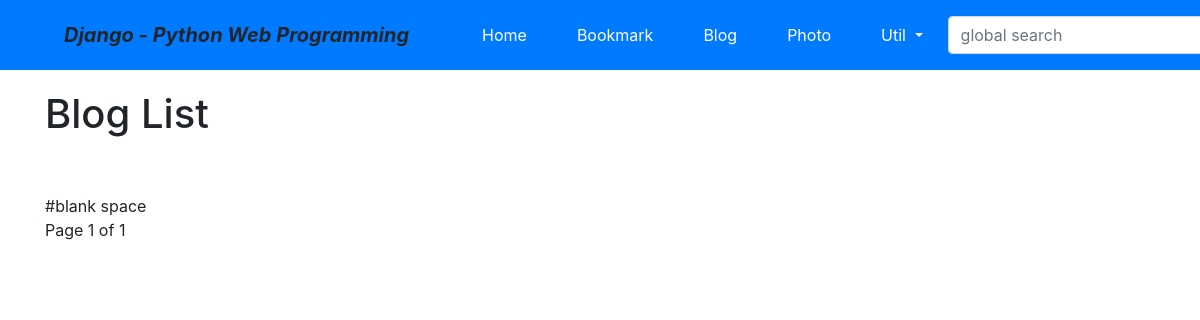
The page /blog/ on the database as committed earlier.
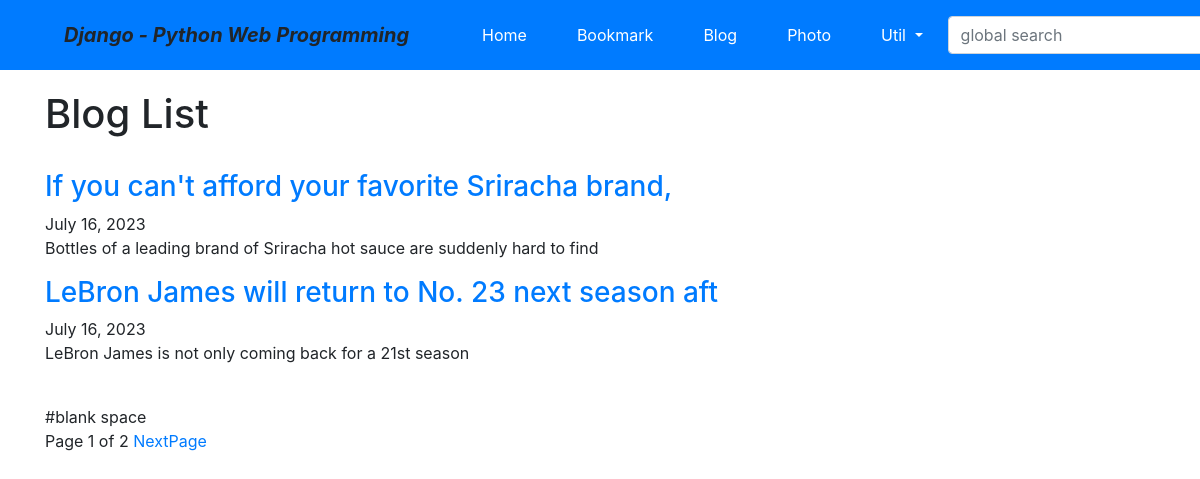
The same page on the database as committed later.
### blog/models.py (models this page shows, shortened)
class Post(models.Model):
    title = models.CharField(verbose_name='TITLE', max_length=50)
    slug = models.SlugField('SLUG', unique=True, allow_unicode=True, help_text='one word for title alias.')
    description = models.CharField('DESCRIPTION', max_length=100, blank=True, help_text='simple description text.')
    content = models.TextField('CONTENT')
    create_dt = models.DateTimeField('CREATE DATE', auto_now_add=True)
    modify_dt = models.DateTimeField('MODIFY DATE', auto_now=True)
    tags = TaggableManager(blank=True)
    class Meta:
        verbose_name = 'post'
        verbose_name_plural = 'posts'
        db_table = 'blog_posts'
        ordering = ('-modify_dt',)
    def get_absolute_url(self):
        return reverse('blog:post_detail', args=(self.slug,))

### blog/views.py (the view)
# urls.py: path('', views.PostLV.as_view(), name='index'),
class PostLV(ListView):
    model = Post
    template_name = 'blog/post_all.html'
    context_object_name = 'posts'
    paginate_by = 2

### blog/templates/blog/post_all.html (shortened to what this page needs)
{% extends "base.html" %}
{% block content %}
<h1>Blog List</h1>
<br>
{% for post in posts %}
    <h3><a href='{{ post.get_absolute_url }}'>{{ post.title }}</a></h3>
    {{ post.modify_dt|date:"N d, Y" }}
    <p>{{ post.description }}</p>
{% endfor %}
<br>   #blank space
<div>
    <span>
        Page {{ page_obj.number }} of {{ page_obj.paginator.num_pages }}
        {% if page_obj.has_next %}
            <a href="?page={{ page_obj.next_page_number }}">NextPage</a>
        {% endif %}
    </span>
</div>
{% endblock %}

### templates/base.html (shortened to what this page needs)
<!DOCTYPE html>
<html lang="ko">
<head>
    <link rel="stylesheet" href="https://stackpath.bootstrapcdn.com/bootstrap/4.3.1/css/bootstrap.min.css">
</head>
<body style="padding-top:90px;">
<nav class="navbar navbar-expand-lg navar-dark bg-primary fixed-top">
    <span class="navbar-brand mx-5 mb-0 font-weight-bold font-italic">Django - Python Web Programming</span>
    <div class="collapse navbar-collapse" id="navbarSupportedContent">
      <ul class="navbar-nav mr-auto">
        <li class="nav-item mx-1 btn btn-primary">
          <a class="nav-link text-white" href="{% url 'home' %}">Home</a>
        </li>
        <li class="nav-item mx-1 btn btn-primary">
          <a class="nav-link text-white" href="{% url 'bookmark:index' %}">Bookmark</a>
        </li>
        <li class="nav-item mx-1 btn btn-primary">
          <a class="nav-link text-white" href="{% url 'blog:index' %}">Blog</a>
        </li>
        <li class="nav-item mx-1 btn btn-primary">
          <a class="nav-link text-white" href="{% url 'home' %}">Photo</a>
        </li>
        <li class="nav-item dropdown mx-1 btn btn-primary">
          <a class="nav-link dropdown-toggle text-white" href="#" data-toggle="dropdown">
            Util
          </a>
        </li>
      </ul>
      <form class="form-inline my-2" action="" method="post"> {% csrf_token %}
        <input class="form-control mr-sm-2" type="search" placeholder="global search" name="search_word">
      </form>
    </div>
</nav>
<div class="container">
    {% block content %}{% endblock %}
</div>
</body>
</html>

Rows that differ between the two databases and show on the page:
added Post: title "If you can't afford your favorite Sriracha brand,", modify_dt "July 16, 2023", description "Bottles of a leading brand of Sriracha hot sauce are suddenly hard to find"
added Post: title "LeBron James will return to No. 23 next season aft", modify_dt "July 16, 2023", description "LeBron James is not only coming back for a 21st season"
Other text that changed with them:
{{ page_obj.paginator.num_pages }}: "1" → "2"
text now shown: "NextPage"
